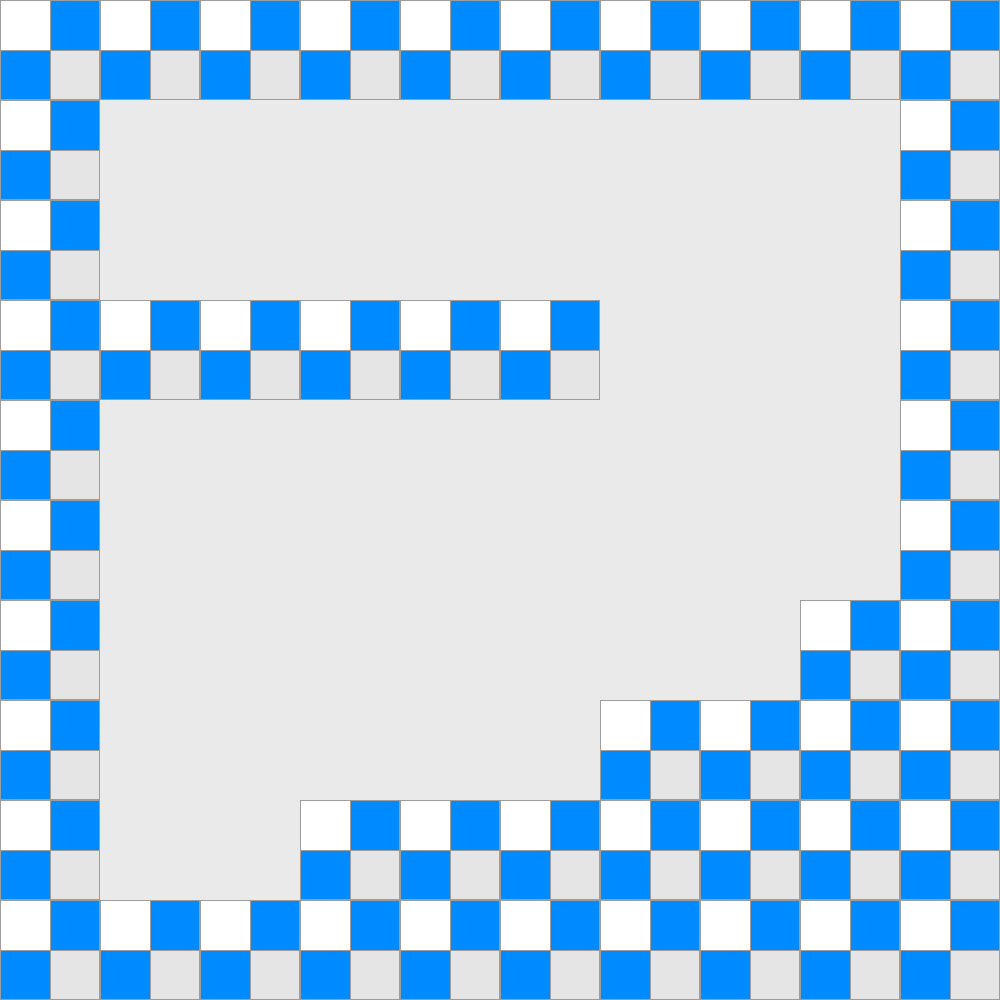

This game map was drawn from its Tiled (.tmx) file and the tilesets committed beside it. A one-line description and the trimmed map source follow:
An orthogonal 10x10 tile map with 100x100 px tiles, 1 tile layer (Capa de Patrones 1), 2 tilesets.

<map version="1.0" orientation="orthogonal" renderorder="right-down" width="10" height="10" tilewidth="100" tileheight="100">
 <tileset firstgid="1" name="Block" tilewidth="100" tileheight="100">
  <image source="Game/Block.png" width="100" height="100" />
  <tile id="0">
   <properties>
    <property name="blocked" value="true" />
   </properties>
  </tile>
 </tileset>
 <tileset firstgid="2" name="Bottom" tilewidth="100" tileheight="100">
  <image source="Game/Bottom.png" width="100" height="100" />
 </tileset>
 <layer name="Capa de Patrones 1" width="10" height="10">
  <data>[100 cells, 100 non-empty, 2 distinct tile ids]</data>
 </layer>
</map>